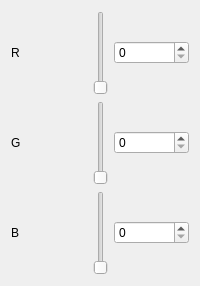
       <widget class="QWidget" name="tab">
        <attribute name="title">
         <string>RGB</string>
        </attribute>
        <layout class="QGridLayout" name="gridLayout_4">
         <item row="2" column="1">
          <widget class="color_widgets::GradientSlider" name="slider_rgb_b">
           <property name="toolTip">
            <string>Blue</string>
           </property>
           <property name="maximum">
            <number>255</number>
           </property>
          </widget>
         </item>
         <item row="2" column="0">
          <widget class="QLabel" name="label_10">
           <property name="toolTip">
            <string>Blue</string>
           </property>
           <property name="text">
            <string>B</string>
           </property>
          </widget>
         </item>
         <item row="1" column="1">
          <widget class="color_widgets::GradientSlider" name="slider_rgb_g">
           <property name="toolTip">
            <string>Green</string>
           </property>
           <property name="maximum">
            <number>255</number>
           </property>
          </widget>
         </item>
         <item row="0" column="0">
          <widget class="QLabel" name="label_8">
           <property name="toolTip">
            <string>Red</string>
           </property>
           <property name="text">
            <string>R</string>
           </property>
          </widget>
         </item>
         <item row="1" column="0">
          <widget class="QLabel" name="label_9">
           <property name="toolTip">
            <string>Green</string>
           </property>
           <property name="text">
            <string>G</string>
           </property>
          </widget>
         </item>
         <item row="0" column="1">
          <widget class="color_widgets::GradientSlider" name="slider_rgb_r">
           <property name="toolTip">
            <string>Red</string>
           </property>
           <property name="maximum">
            <number>255</number>
           </property>
          </widget>
         </item>
         <item row="0" column="2">
          <widget class="QSpinBox" name="spinBox_8">
           <property name="toolTip">
            <string>Red</string>
           </property>
           <property name="maximum">
            <number>255</number>
           </property>
          </widget>
         </item>
         <item row="1" column="2">
          <widget class="QSpinBox" name="spinBox_9">
           <property name="toolTip">
            <string>Green</string>
           </property>
           <property name="maximum">
            <number>255</number>
           </property>
          </widget>
         </item>
         <item row="2" column="2">
          <widget class="QSpinBox" name="spinBox_10">
           <property name="toolTip">
            <string>Blue</string>
           </property>
           <property name="maximum">
            <number>255</number>
           </property>
          </widget>
         </item>
        </layout>
       </widget>
